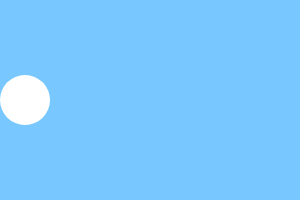
Frame 1 (no input)
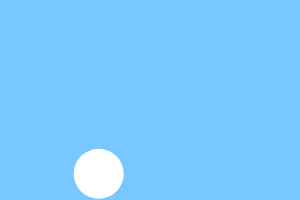
Frame 60 (no input)
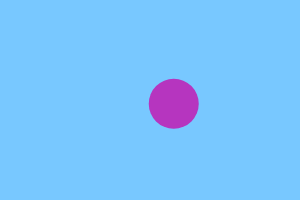
Frame 120 (the mouse pressed at the canvas centre since frame 60)

The p5.js sketch that drew these frames (run headless with seeded random() and noise() and a simulated clock; from frame 60 on, the mouse is pressed at the canvas centre):

// p5.js sketch
// ── sketch.js
var x = 25; //starting xpos of ball
var y = 100 //starting ypos of ball
var dirx = 1.25; //x direction of ball
var diry = 1.25; //y direction of ball

function setup() {
  createCanvas(300, 200);
  background(120, 200, 255);
}

function draw() {
  background(120, 200, 255);
  noStroke();
  ellipse(x, y, 50, 50);
  if (x > 275 || x < 25) { //sets x borders for the ball
    dirx = dirx * -1;
      fill(random(255),random(255),random(255)); //chooser a random color
  }
  if (y > 175 || y < 25) { //sets y borders for the ball
     diry = diry * -1;
      fill(random(255),random(255),random(255)); //chooser a random color
  }
  x = x + dirx; //flips direction of ball by changing x coordinate
  y = y + diry; //flips direction of ball by changing y coordinate
}
